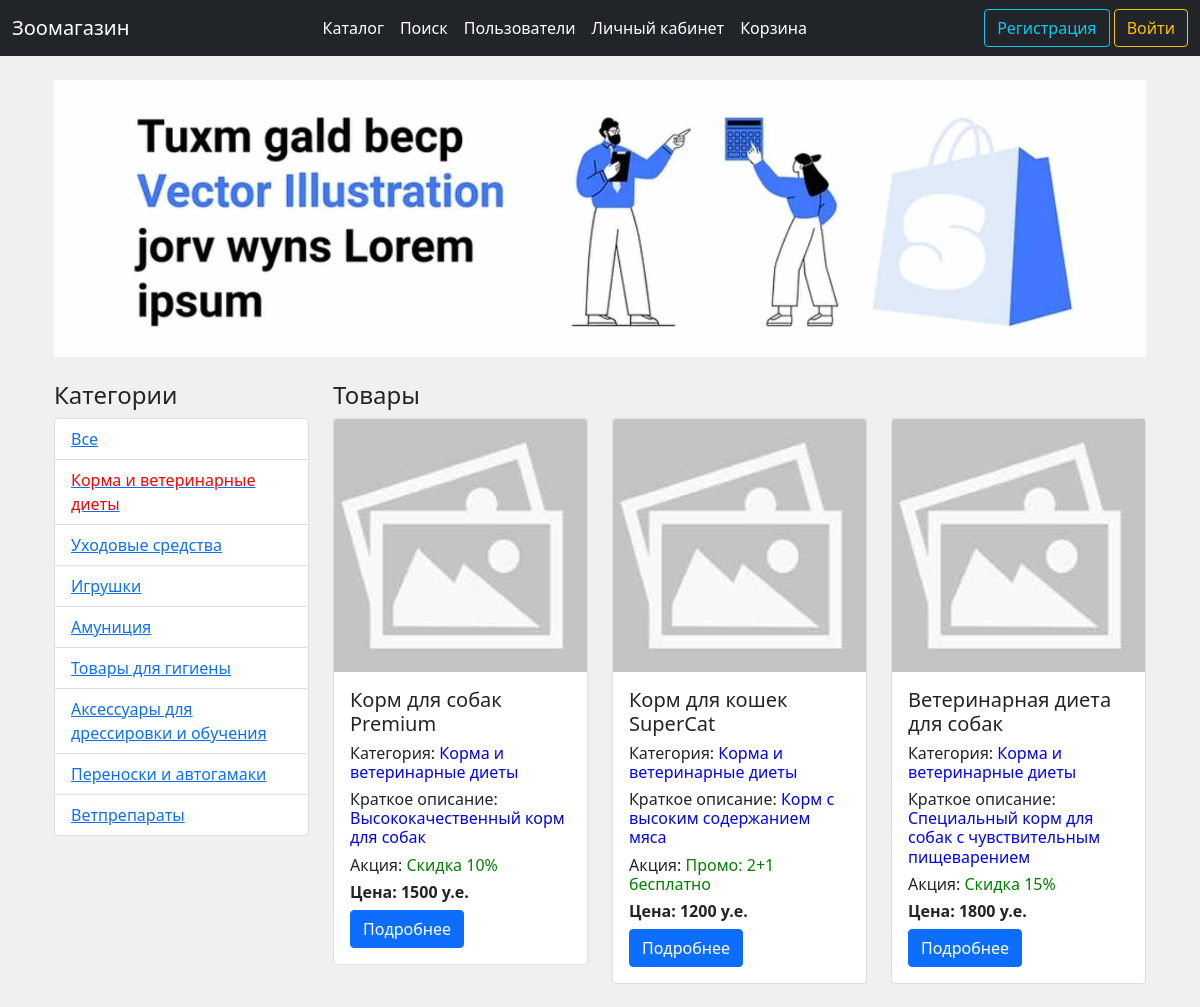
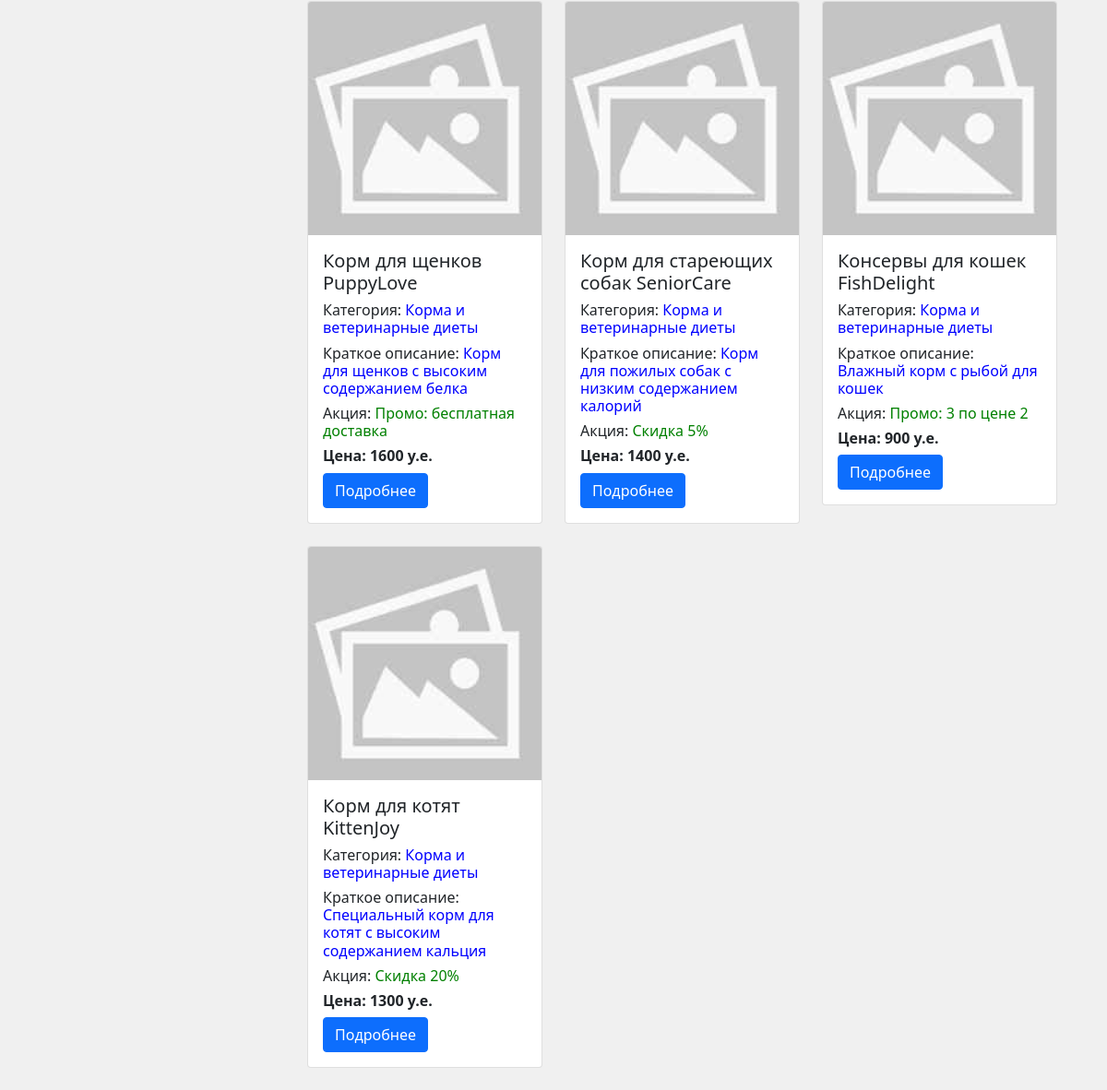
Screenshot of /categories/1 with the database file from the repository (2 pictures, top to bottom).
### data/category.py (models this page shows)
class Category(SqlAlchemyBase, SerializerMixin):
    __tablename__ = 'categories'
    id = sqlalchemy.Column(
        sqlalchemy.Integer, autoincrement=True, primary_key=True, nullable=False)
    name = sqlalchemy.Column(sqlalchemy.String, default="Без названия", nullable=False)

### data/product.py (models this page shows)
class Product(SqlAlchemyBase, SerializerMixin):
    __tablename__ = 'products'
    id = sqlalchemy.Column(
        sqlalchemy.Integer, autoincrement=True,
        primary_key=True, nullable=False)
    user_id = sqlalchemy.Column(
        sqlalchemy.Integer, sqlalchemy.ForeignKey('users.id'), nullable=False)
    category_id = sqlalchemy.Column(
        sqlalchemy.Integer, sqlalchemy.ForeignKey('categories.id'), nullable=False)
    name = sqlalchemy.Column(sqlalchemy.String, default="Без названия")
    profile_img_path = sqlalchemy.Column(sqlalchemy.String, default='static/imgs/noimg.jpg')
    short_description = sqlalchemy.Column(sqlalchemy.String, default="Нет данных")
    long_description = sqlalchemy.Column(sqlalchemy.String, default="Нет данных")
    specifications = sqlalchemy.Column(sqlalchemy.String, default="Нет данных")
    promo = sqlalchemy.Column(sqlalchemy.String, default="Нет")
    price = sqlalchemy.Column(sqlalchemy.Integer, default=0)
    time = sqlalchemy.Column(sqlalchemy.DateTime, default=datetime.now)
    last_edit_time = sqlalchemy.Column(sqlalchemy.DateTime, default=datetime.now)
    user = orm.relation('User')
    category = orm.relation('Category')

### main.py (the view)
@app.route("/categories/<int:category_id>")
def categories(category_id):
    if category_id not in range(0, len(all_category_names)):
        abort(404)
    session = db_session.create_session()
    if category_id == 0:
        products = session.query(Product).all()
    else:
        products = session.query(Product).filter(Product.category_id == category_id)
    return render_template('index.html', category_id=category_id,
                           products=products, all_category_names=all_category_names)

### data/db_session.py (called while the page is built)
def create_session() -> Session:
    global __factory
    return __factory()

### templates/index.html
{% extends 'base.html' %}
{% block content %}
    <div class="container">
        <header class="my-4">
            <img src="{{ url_for('static', filename='imgs/header.jpg') }}" class="img-fluid" alt="Заголовок магазина">
        </header>
        <div class="row">
            <div class="col-md-3">
                <h4>Категории</h4>
                <ul class="list-group">
                    {% set loop_iteration_count = namespace(value=0) %}
                    {% for category_name in all_category_names %}
                    <li class="list-group-item">
                        <a href="/categories/{{ loop_iteration_count.value }}">
                            {% if loop_iteration_count.value == category_id %}
                            <span style="color: red">{{ category_name }}</span>
                            {% else %}
                            {{ category_name }}
                            {% endif %}
                            {% set loop_iteration_count.value = loop_iteration_count.value + 1 %}
                        </a>
                    </li>
                    {% endfor %}
                </ul>
            </div>
            <div class="col-md-9">
                <h4>Товары</h4>
                <div class="row">
                    {% for product in products %}
                        <div class="col-md-4 mb-4">
                            <div class="card">
                                <img src="/{{ product.profile_img_path }}" class="card-img-top" alt="{{ product.name }}" onerror="this.src='/static/imgs/noimg.jpg'; this.alt='noimg.jpg';">
                                <div class="card-body">
                                    <h5 class="card-title">{{ product.name }}</h5>
                                    <h6 class="card-text">Категория: <span style="color: blue">{{ all_category_names[product.category_id] }}</span></h6>
                                    <h6 class="card-text">Краткое описание: <span style="color: blue">{{ product.short_description }}</span></h6>
                                    <h6 class="card-text">Акция: <span style="color: green">{{ product.promo }}</span></h6>
                                    <h6 class="card-text"><strong>Цена: {{ product.price }} у.е.</strong></h6>
                                    <a href="/product/{{ product.id }}" class="btn btn-primary">Подробнее</a>
                                </div>
                            </div>
                        </div>
                    {% endfor %}
                </div>
            </div>
        </div>
    </div>
{% endblock %}

### templates/base.html (style rules this page uses)
body { background-color: #f0f0f0; }

### rows the page displays
Category: name "Корма и ветеринарные диеты"
Category: name "Уходовые средства"
Category: name "Игрушки"
Category: name "Амуниция"
Category: name "Товары для гигиены"
Category: name "Аксессуары для дрессировки и обучения"
Category: name "Переноски и автогамаки"
Category: name "Ветпрепараты"
Product: profile_img_path (placeholder picture), name "Корм для собак Premium", short_description "Высококачественный корм для собак", promo "Скидка 10%", price "1500"
Product: profile_img_path (placeholder picture), name "Корм для кошек SuperCat", short_description "Корм с высоким содержанием мяса", promo "Промо: 2+1 бесплатно", price "1200"
Product: profile_img_path (placeholder picture), name "Ветеринарная диета для собак", short_description "Специальный корм для собак с чувствительным пищеварением", promo "Скидка 15%", price "1800"
Product: profile_img_path (placeholder picture), name "Корм для щенков PuppyLove", short_description "Корм для щенков с высоким содержанием белка", promo "Промо: бесплатная доставка", price "1600"
Product: profile_img_path (placeholder picture), name "Корм для стареющих собак SeniorCare", short_description "Корм для пожилых собак с низким содержанием калорий", promo "Скидка 5%", price "1400"
Product: profile_img_path (placeholder picture), name "Консервы для кошек FishDelight", short_description "Влажный корм с рыбой для кошек", promo "Промо: 3 по цене 2", price "900"
Product: profile_img_path (placeholder picture), name "Корм для котят KittenJoy", short_description "Специальный корм для котят с высоким содержанием кальция", promo "Скидка 20%", price "1300"

### other values shown
{{ base_title }} "Зоомагазин"
{{ category_name }} "Все"
